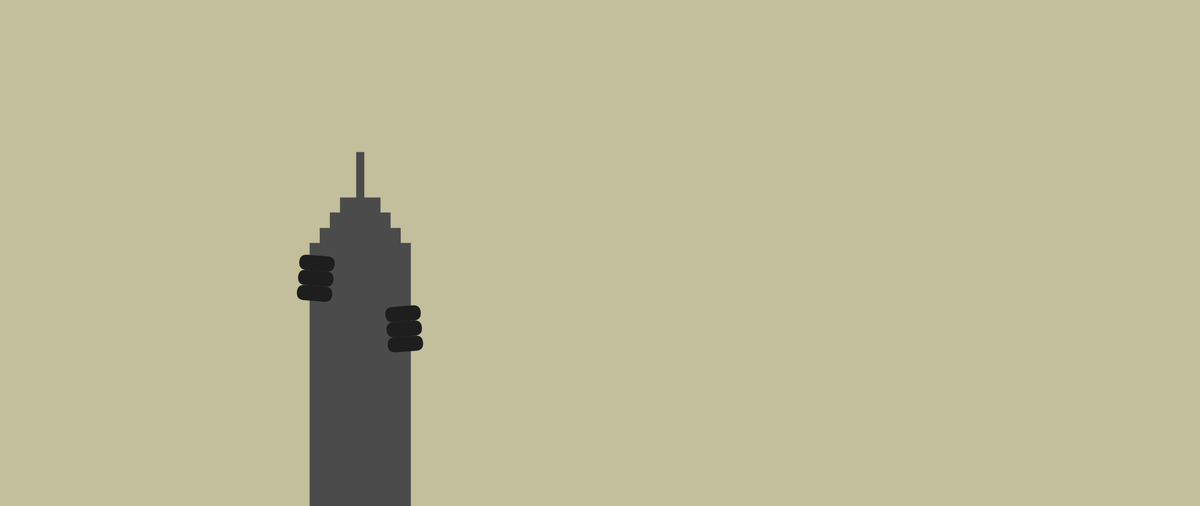
Frame 1 (no input)
Frame 2 (the mouse pressed at the canvas centre, redrawn once): identical to frame 1, image omitted

The Processing sketch that drew this single still picture (run headless with seeded random() and noise(); the mouse was pressed at the canvas centre and the sketch redrawn once):

// Processing sketch: king_kong
// ── king_kong.pde
// Manuale di Programmazione Cinematografica
// Daniele Olmisani, 2018

// King Kong (1933)


final color PAPER = color(195, 190, 155);
final color INK1 = color(75);
final color INK2 = color(30);


void setup() {
  size(2560, 1080);
  noLoop();
}


void draw() {
  
  final float S =  min(width, height);
  final float U = 0.002;
  
  translate(0.3*width, 0.3*height);
  scale(S);
  
  background(PAPER);
  
  stroke(INK1);
  strokeCap(SQUARE);
  
  strokeWeight(8*U);
  line(0, 0, 0, 1);
  
  strokeWeight(40*U);
  line(0, 0.09, 0, 1);
  
  strokeWeight(60*U);
  line(0, 0.12, 0, 1);
  
  strokeWeight(80*U);
  line(0, 0.15, 0, 1);
  
  strokeWeight(100*U);
  line(0, 0.18, 0, 1);
  
  pushMatrix();
  translate(-0.085, 0.22);
  rotate(0.1*QUARTER_PI);
  drawHand();
  
  popMatrix();
  translate(0.085, 0.32);
  rotate(-0.1*QUARTER_PI);
  drawHand();
  
  save("king-kong.png");
}


void drawHand() {
  
  fill(INK2);
  noStroke();
  
  rectMode(CENTER);
  
  rect(0.00, 0.00, 0.07, 0.03, 0.04);
  rect(0.00, 0.03, 0.07, 0.03, 0.04);
  rect(0.00, 0.06, 0.07, 0.03, 0.04);
}
